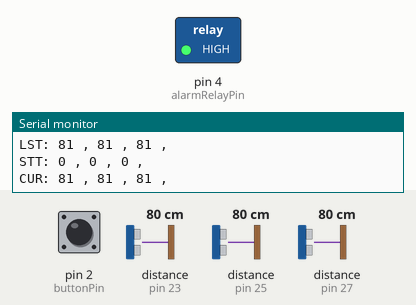
A sketch run on a simulated Arduino Mega 2560, built with avr-gcc and run on an emulated ATmega2560. On the bench: switched loads named in the sketch (green lamp = pin HIGH), the last lines printed to the serial monitor. Inputs (shaded band) come from the test bench; at power-on: distance to the obstacle (sensors on pin 27, pin 23, pin 25) 80 cm, pin 2 (buttonPin) LOW. The echo pulse lasts 58.3 µs per cm.

Above: at 19.9 s.
20.0 s: distance to the obstacle (sensor on pin 27) set to 161 cm
23.0 s: distance to the obstacle (sensor on pin 27) set to 168 cm
At 24.9 s:
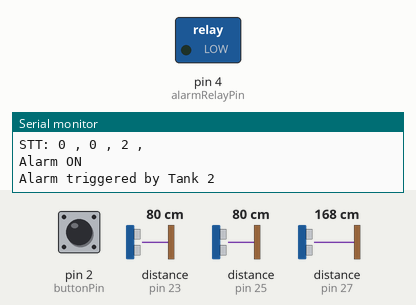
Timing chart, 0 to 26.4 s (numbered marks = the images above; inputs shaded):
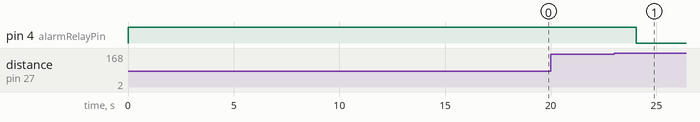

The sketch:

v1.1.ino
```cpp
#include <NewPing.h>  // Include the NewPing library

// Define pins for each sensor
#define TRIGGER_PIN_1 22
#define ECHO_PIN_1 23
#define TRIGGER_PIN_2 24
#define ECHO_PIN_2 25
#define TRIGGER_PIN_3 26
#define ECHO_PIN_3 27


#define buttonPin 2
#define alarmRelayPin 4


// Constants
const int IDLE = 0;
const int FILLING = 1;
const int DRAINING = 2;
const int ALARM = 3;


const int debounceDelay = 50;   // Delay for button debouncing

// int tankHeights[] = {210, 300, 150};

int tankMaximums[] = { 53, 53, 20 };
int tankMinimums[] = { 210, 185, 169 };

// Variables for consistency checks
unsigned long lastFillingCheckTimes[3] = { 0, 0, 0 };
unsigned long lastDrainingCheckTimes[3] = { 0, 0, 0 };
unsigned long lastIdleCheckTimes[3] = { 0, 0, 0 };
const unsigned long consistencyInterval = 20000;  // Time interval for consistency checks
const int distanceThreshold = 5;                 // Threshold for significant distance change


// Variables for each tank
int tankStates[] = { IDLE, IDLE, IDLE };
int distances[] = { 0, 0, 0 };

int lastDistances[] = { 0, 0, 0 };
unsigned long lastUpdateTime = 0;

bool alarmActiveFlags[] = { false, false, false };
bool acknowledgedFlags[] = { false, false, false };

int lastActiveTank = -1;  // To track the last tank that triggered the alarm

const int numReadings = 10;          // Number of readings to average
int sensorReadings[3][numReadings];  // 2D array to store readings for each sensor
int readIndex[3] = { 0, 0, 0 };      // Index for current reading for each sensor
int total[3] = { 0, 0, 0 };          // Total of readings for each sensor
int average[3] = { 0, 0, 0 };        // Average of readings for each sensor


int fillingCounter[3] = {0, 0, 0};
int drainingCounter[3] = {0, 0, 0};
const int requiredConsistentReadings = 3;  // Number of consistent readings required


int previousState[]={ IDLE, IDLE, IDLE };

int sensorReadingsCount[3] = {0, 0, 0};
const int readingsToIgnore = 50;  // Number of readings to ignore for stabilization

const unsigned long stateChangeDelay = 300000; // 5 minutes in milliseconds

// Define maximum distance for sensors (in centimeters)
#define MAX_DISTANCE 400

// Declare an array of NewPing objects
NewPing sonar[3] = {
  NewPing(TRIGGER_PIN_1, ECHO_PIN_1, MAX_DISTANCE),
  NewPing(TRIGGER_PIN_2, ECHO_PIN_2, MAX_DISTANCE),
  NewPing(TRIGGER_PIN_3, ECHO_PIN_3, MAX_DISTANCE)
};


void setup() {

  Serial.begin(9600);  // Start serial communication
  pinMode(buttonPin, INPUT);
  pinMode(alarmRelayPin, OUTPUT);
  digitalWrite(alarmRelayPin, HIGH);

// Extended warm-up time
  delay(5000); // Consider extending if needed

  for (int i = 0; i < 3; i++) {
    bool validReadingObtained = false;
    int validReadingsCount = 0;
    const int requiredValidReadings = 10; // Number of consecutive valid readings to consider sensor stabilized
    while (!validReadingObtained) {
      int reading = sonar[i].ping_cm();
      // Check if reading is within a reasonable range
      if (reading > 0 && reading < MAX_DISTANCE) {
        sensorReadings[i][validReadingsCount] = reading;
        validReadingsCount++;
        if (validReadingsCount >= requiredValidReadings) {
          validReadingObtained = true;
          // Calculate initial average from valid readings
          int sum = 0;
          for (int j = 0; j < requiredValidReadings; j++) {
            sum += sensorReadings[i][j];
          }
          lastDistances[i] = sum / requiredValidReadings;
        }
      } else {
        // Reset if an invalid reading is encountered
        validReadingsCount = 0;
      }
      delay(100); // Short delay between readings to not overwhelm the sensor
    }
  }

  // startupTime = millis();
}

void loop() {


  for (int i = 0; i < 3; i++) {

   // Subtract the last reading
    // total[i] -= sensorReadings[i][readIndex[i]];

    // Read from the sensor
    int newReading = sonar[i].ping_cm();
    if (newReading <= 0 || newReading > MAX_DISTANCE) continue; // Validate reading

    // Store the reading in a circular buffer
    sensorReadings[i][readIndex[i]] = newReading;
    readIndex[i] = (readIndex[i] + 1) % numReadings; // numReadings might be smaller for median calculation, like 5 or 10

    // Calculate median from sensorReadings[i] and use it as the current distance
    int sortedReadings[numReadings]; // Temporary array to store values for sorting
    memcpy(sortedReadings, sensorReadings[i], sizeof(sortedReadings));
    int medianDistance = calculateMedian(sortedReadings, numReadings);

    // Use 'medianDistance' instead of 'newReading' for your logic below


    // newReading = newReading > 0 ? newReading : 0; // Ensure non-negative readings
    distances[i]=medianDistance;

    unsigned long currentTime = millis();
    if (currentTime - lastUpdateTime >= 360000) {
      for (int j = 0; j < 3; j++) {
        lastDistances[j] = distances[j];
      }
      lastUpdateTime = currentTime;
    }

    // Update tank states based on sensor readings and consistency checks
    if (tankStates[i] == IDLE) {
      if (checkConsistentFilling(i)) {
        tankStates[i] = FILLING;
      } else if (checkConsistentDraining(i)) {
        tankStates[i] = DRAINING;
      }
    } else if (tankStates[i] == FILLING) {
      if (distances[i] <= tankMaximums[i]) {
        alarmActiveFlags[i] = true;
        lastActiveTank = i;
      } else if (checkConsistentIdle(i)) {
        tankStates[i] = IDLE;
      }
    } else if (tankStates[i] == DRAINING) {
      if (distances[i] >= tankMinimums[i]) {
        alarmActiveFlags[i] = true;
        lastActiveTank = i;
      } else if (checkConsistentIdle(i)) {
        tankStates[i] = IDLE;
      }
    }
    // Inside loop, after updating tank states
if (tankStates[i] != previousState[i]) {
    fillingCounter[i] = 0;
    drainingCounter[i] = 0;
}
    delay(50);
  }


  // Manage alarm activation and user acknowledgment
  if (anyAlarmActive()) {
    activateAlarm();
    Serial.print("Alarm triggered by Tank ");
    Serial.println(lastActiveTank);
  }
  if (acknowledgedFlags[lastActiveTank]) {
    deactivateAlarm();
    tankStates[lastActiveTank] = IDLE;
    alarmActiveFlags[lastActiveTank] = false;
    acknowledgedFlags[lastActiveTank] = false;
  }

  // Check for button press (with debouncing)
  if (digitalRead(buttonPin) == HIGH) {
    delay(debounceDelay);
    if (digitalRead(buttonPin) == HIGH) {

      Serial.println("Button press acknowledged. Resetting alarm flags.");
      for (int i = 0; i < 3; i++) {
        acknowledgedFlags[i] = true;  // Acknowledge for all tanks
        alarmActiveFlags[i] = false;  // Reset alarm flags for all tanks
        tankStates[i] = IDLE;         // Set all tanks to IDLE state
        lastDistances[i] = distances[i];
      }
      lastActiveTank = -1;  // Reset lastActiveTank to a neutral value
      deactivateAlarm();
    }
  }
  Serial.print("CUR: ");
  Serial.print(distances[0]);
  Serial.print(" , ");
  Serial.print(distances[1]);
  Serial.print(" , ");
  Serial.print(distances[2]);
  Serial.println(" , ");

  Serial.print("LST: ");
  Serial.print(lastDistances[0]);
  Serial.print(" , ");
  Serial.print(lastDistances[1]);
  Serial.print(" , ");
  Serial.print(lastDistances[2]);
  Serial.println(" , ");

  Serial.print("STT: ");
  Serial.print(tankStates[0]);
  Serial.print(" , ");
  Serial.print(tankStates[1]);
  Serial.print(" , ");
  Serial.print(tankStates[2]);
  Serial.println(" , ");
}


// Helper functions
bool anyAlarmActive() {
  for (int i = 0; i < 3; i++) {
    if (lastActiveTank != -1 && alarmActiveFlags[i] && !acknowledgedFlags[i]) {
      return true;
    }
  }
  return false;
}
bool checkConsistentFilling(int tankIndex) {
  unsigned long currentTime = millis();
  if (currentTime - lastFillingCheckTimes[tankIndex] >= consistencyInterval) {
    int currentDistance = distances[tankIndex];
    int previousDistance = lastDistances[tankIndex];

    if (currentDistance <= previousDistance - distanceThreshold) {
      fillingCounter[tankIndex]++;
      if (fillingCounter[tankIndex] >= requiredConsistentReadings) {
          fillingCounter[tankIndex] = 0;
          lastFillingCheckTimes[tankIndex] = currentTime;
          return true;
      }
    } else {
      fillingCounter[tankIndex] = 0;
      lastIdleCheckTimes[tankIndex] = currentTime;
    }
  }
  return false;
}


bool checkConsistentDraining(int tankIndex) {
  unsigned long currentTime = millis();
  if (currentTime - lastDrainingCheckTimes[tankIndex] >= consistencyInterval) {
    int currentDistance = distances[tankIndex];
    int previousDistance = lastDistances[tankIndex];
    if (currentDistance >= previousDistance + distanceThreshold) {
      drainingCounter[tankIndex]++;
      if (drainingCounter[tankIndex] >= requiredConsistentReadings) {
          drainingCounter[tankIndex] = 0;
          lastDrainingCheckTimes[tankIndex] = currentTime;
          return true;
      }
    } else {
      drainingCounter[tankIndex] = 0;
      lastIdleCheckTimes[tankIndex] = currentTime;
    }
  }
  return false;
}


bool checkConsistentIdle(int tankIndex) {
  unsigned long currentTime = millis();
  if (currentTime - lastIdleCheckTimes[tankIndex] >= consistencyInterval) {
    int currentDistance = distances[tankIndex];
    int previousDistance = lastDistances[tankIndex];
    if (abs(currentDistance - previousDistance) <= distanceThreshold) {  // Idle
      return true;
    } else {
      // Not idle, reset corresponding timer
      if (currentDistance < previousDistance) {
        lastFillingCheckTimes[tankIndex] = currentTime;
      } else {
        lastDrainingCheckTimes[tankIndex] = currentTime;
      }
    }
  }
  return false;
}

bool isOutlier(int newReading, int averageReading) {
    int threshold = 10;  // Set a threshold for what you consider an outlier
    return abs(newReading - averageReading) > threshold;
}


void activateAlarm() {
  digitalWrite(alarmRelayPin, LOW);
  Serial.println("Alarm ON");
}

void deactivateAlarm() {
  digitalWrite(alarmRelayPin, HIGH);
  acknowledgedFlags[lastActiveTank] = true;
  Serial.println("Alarm OFF");
}


// Comparison function for qsort
int compare(const void * a, const void * b) {
  return (*(int*)a - *(int*)b);
}

// Updated calculateMedian function using qsort
int calculateMedian(int arr[], int n) {
    qsort(arr, n, sizeof(int), compare); // Use qsort to sort the array
    if (n % 2 != 0) // If odd number of elements
        return arr[n / 2];
    return (arr[(n - 1) / 2] + arr[n / 2]) / 2; // If even number of elements, calculate average of middle two
}
```

Measured:
- the behaviour switches between 165 and 166 cm on distance to the obstacle (sensor on pin 27) (found by bisection; images 0 and 1)
- after the input at 23.0 s, pin 4 (alarmRelayPin): HIGH → LOW after 1.0 s
